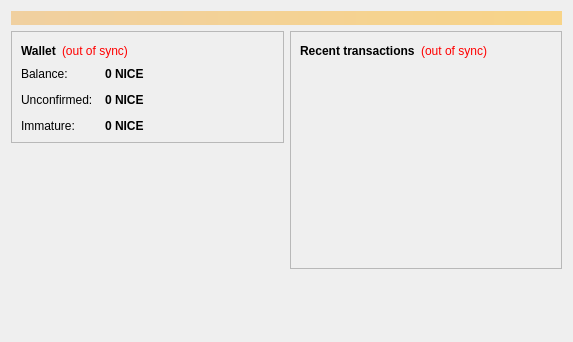
<?xml version="1.0" encoding="UTF-8"?>
<ui version="4.0">
 <class>OverviewPage</class>
 <widget class="QWidget" name="OverviewPage">
  <property name="geometry">
   <rect>
    <x>0</x>
    <y>0</y>
    <width>573</width>
    <height>342</height>
   </rect>
  </property>
  <property name="windowTitle">
   <string>Form</string>
  </property>
  <layout class="QVBoxLayout" name="topLayout">
   <item>
    <widget class="QLabel" name="labelAlerts">
     <property name="visible">
      <bool>false</bool>
     </property>
     <property name="styleSheet">
      <string notr="true">background-color: qlineargradient(x1: 0, y1: 0, x2: 1, y2: 0, stop:0 #F0D0A0, stop:1 #F8D488); color:#000000;</string>
     </property>
     <property name="wordWrap">
      <bool>true</bool>
     </property>
     <property name="margin">
      <number>3</number>
     </property>
    </widget>
   </item>
   <item>
    <layout class="QHBoxLayout" name="horizontalLayout" stretch="1,1">
     <item>
      <layout class="QVBoxLayout" name="verticalLayout_2">
       <item>
        <widget class="QFrame" name="frame">
         <property name="frameShape">
          <enum>QFrame::StyledPanel</enum>
         </property>
         <property name="frameShadow">
          <enum>QFrame::Raised</enum>
         </property>
         <layout class="QVBoxLayout" name="verticalLayout_4">
          <item>
           <layout class="QHBoxLayout" name="horizontalLayout_4">
            <item>
             <widget class="QLabel" name="label_5">
              <property name="font">
               <font>
                <weight>75</weight>
                <bold>true</bold>
               </font>
              </property>
              <property name="text">
               <string>Wallet</string>
              </property>
             </widget>
            </item>
            <item>
             <widget class="QLabel" name="labelWalletStatus">
              <property name="toolTip">
               <string>The displayed information may be out of date. Your wallet automatically synchronizes with the NiceCoin network after a connection is established, but this process has not completed yet.</string>
              </property>
              <property name="styleSheet">
               <string notr="true">QLabel { color: red; }</string>
              </property>
              <property name="text">
               <string notr="true">(out of sync)</string>
              </property>
              <property name="alignment">
               <set>Qt::AlignLeading|Qt::AlignLeft|Qt::AlignVCenter</set>
              </property>
             </widget>
            </item>
            <item>
             <spacer name="horizontalSpacer_2">
              <property name="orientation">
               <enum>Qt::Horizontal</enum>
              </property>
              <property name="sizeHint" stdset="0">
               <size>
                <width>40</width>
                <height>20</height>
               </size>
              </property>
             </spacer>
            </item>
           </layout>
          </item>
          <item>
           <layout class="QFormLayout" name="formLayout_2">
            <property name="fieldGrowthPolicy">
             <enum>QFormLayout::AllNonFixedFieldsGrow</enum>
            </property>
            <property name="horizontalSpacing">
             <number>12</number>
            </property>
            <property name="verticalSpacing">
             <number>12</number>
            </property>
            <item row="0" column="0">
             <widget class="QLabel" name="label">
              <property name="text">
               <string>Balance:</string>
              </property>
             </widget>
            </item>
            <item row="0" column="1">
             <widget class="QLabel" name="labelBalance">
              <property name="font">
               <font>
                <weight>75</weight>
                <bold>true</bold>
               </font>
              </property>
              <property name="cursor">
               <cursorShape>IBeamCursor</cursorShape>
              </property>
              <property name="toolTip">
               <string>Your current balance</string>
              </property>
              <property name="text">
               <string notr="true">0 NICE</string>
              </property>
              <property name="textInteractionFlags">
               <set>Qt::LinksAccessibleByMouse|Qt::TextSelectableByKeyboard|Qt::TextSelectableByMouse</set>
              </property>
             </widget>
            </item>
            <item row="1" column="0">
             <widget class="QLabel" name="label_3">
              <property name="text">
               <string>Unconfirmed:</string>
              </property>
             </widget>
            </item>
            <item row="1" column="1">
             <widget class="QLabel" name="labelUnconfirmed">
              <property name="font">
               <font>
                <weight>75</weight>
                <bold>true</bold>
               </font>
              </property>
              <property name="cursor">
               <cursorShape>IBeamCursor</cursorShape>
              </property>
              <property name="toolTip">
               <string>Total of transactions that have yet to be confirmed, and do not yet count toward the current balance</string>
              </property>
              <property name="text">
               <string notr="true">0 NICE</string>
              </property>
              <property name="textInteractionFlags">
               <set>Qt::LinksAccessibleByMouse|Qt::TextSelectableByKeyboard|Qt::TextSelectableByMouse</set>
              </property>
             </widget>
            </item>
            <item row="2" column="0">
             <widget class="QLabel" name="labelImmatureText">
              <property name="text">
               <string>Immature:</string>
              </property>
             </widget>
            </item>
            <item row="2" column="1">
             <widget class="QLabel" name="labelImmature">
              <property name="font">
               <font>
                <weight>75</weight>
                <bold>true</bold>
               </font>
              </property>
              <property name="toolTip">
               <string>Mined balance that has not yet matured</string>
              </property>
              <property name="text">
               <string notr="true">0 NICE</string>
              </property>
              <property name="textInteractionFlags">
               <set>Qt::LinksAccessibleByMouse|Qt::TextSelectableByKeyboard|Qt::TextSelectableByMouse</set>
              </property>
             </widget>
            </item>
           </layout>
          </item>
         </layout>
        </widget>
       </item>
       <item>
        <spacer name="verticalSpacer">
         <property name="orientation">
          <enum>Qt::Vertical</enum>
         </property>
         <property name="sizeHint" stdset="0">
          <size>
           <width>20</width>
           <height>40</height>
          </size>
         </property>
        </spacer>
       </item>
      </layout>
     </item>
     <item>
      <layout class="QVBoxLayout" name="verticalLayout_3">
       <item>
        <widget class="QFrame" name="frame_2">
         <property name="frameShape">
          <enum>QFrame::StyledPanel</enum>
         </property>
         <property name="frameShadow">
          <enum>QFrame::Raised</enum>
         </property>
         <layout class="QVBoxLayout" name="verticalLayout">
          <item>
           <layout class="QHBoxLayout" name="horizontalLayout_2">
            <item>
             <widget class="QLabel" name="label_4">
              <property name="text">
               <string>&lt;b&gt;Recent transactions&lt;/b&gt;</string>
              </property>
             </widget>
            </item>
            <item>
             <widget class="QLabel" name="labelTransactionsStatus">
              <property name="toolTip">
               <string>The displayed information may be out of date. Your wallet automatically synchronizes with the NiceCoin network after a connection is established, but this process has not completed yet.</string>
              </property>
              <property name="styleSheet">
               <string notr="true">QLabel { color: red; }</string>
              </property>
              <property name="text">
               <string notr="true">(out of sync)</string>
              </property>
              <property name="alignment">
               <set>Qt::AlignRight|Qt::AlignTrailing|Qt::AlignVCenter</set>
              </property>
             </widget>
            </item>
            <item>
             <spacer name="horizontalSpacer">
              <property name="orientation">
               <enum>Qt::Horizontal</enum>
              </property>
              <property name="sizeHint" stdset="0">
               <size>
                <width>40</width>
                <height>20</height>
               </size>
              </property>
             </spacer>
            </item>
           </layout>
          </item>
          <item>
           <widget class="QListView" name="listTransactions">
            <property name="styleSheet">
             <string notr="true">QListView { background: transparent; }</string>
            </property>
            <property name="frameShape">
             <enum>QFrame::NoFrame</enum>
            </property>
            <property name="verticalScrollBarPolicy">
             <enum>Qt::ScrollBarAlwaysOff</enum>
            </property>
            <property name="horizontalScrollBarPolicy">
             <enum>Qt::ScrollBarAlwaysOff</enum>
            </property>
            <property name="selectionMode">
             <enum>QAbstractItemView::NoSelection</enum>
            </property>
           </widget>
          </item>
         </layout>
        </widget>
       </item>
       <item>
        <spacer name="verticalSpacer_2">
         <property name="orientation">
          <enum>Qt::Vertical</enum>
         </property>
         <property name="sizeHint" stdset="0">
          <size>
           <width>20</width>
           <height>40</height>
          </size>
         </property>
        </spacer>
       </item>
      </layout>
     </item>
    </layout>
   </item>
  </layout>
 </widget>
 <resources/>
 <connections/>
</ui>
